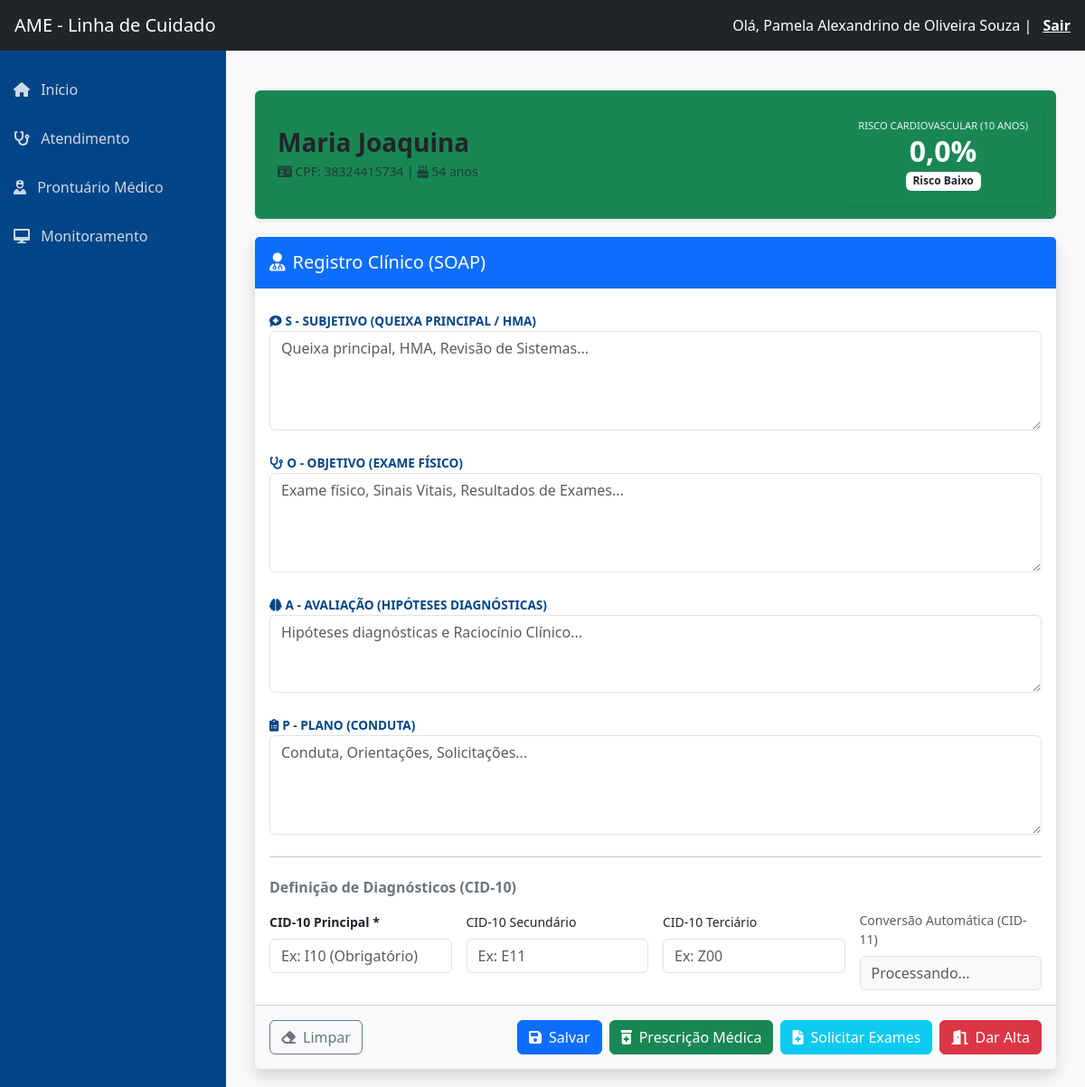
The app's page /prontuario/medico/2/ (signed in) with its own data.
### core/models.py (models this page shows, shortened)
class Usuario(AbstractUser):
    mudar_senha = models.BooleanField(default=False, verbose_name="Forçar Troca de Senha")
    email_verificado = models.BooleanField(default=False, verbose_name="Email Verificado")
    TIPO_PROFISSIONAL_CHOICES = [
        ('MED', 'Médico'),
        ('ENF', 'Enfermeiro'),
        ('NUT', 'Nutricionista'),
        ('FAR', 'Farmacêutico'),
    ]
    TIPO_REGISTRO_CHOICES = [
        ('CRM', 'CRM'),
        ('COREN', 'COREN'),
        ('CRN', 'CRN'),
        ('CRF', 'CRF'),
    ]
    tipo_profissional = models.CharField(
        max_length=3,
        choices=TIPO_PROFISSIONAL_CHOICES,
        null=True,
        blank=True,
        verbose_name="Tipo Profissional"
    )
    tipo_registro = models.CharField(
        max_length=10,
        choices=TIPO_REGISTRO_CHOICES,
        null=True,
        blank=True,
        verbose_name="Conselho (Ex: CRM)"
    )
    registro_profissional = models.CharField(
        max_length=20,
        null=True,
        blank=True,
        verbose_name="Número do Conselho"
    )
    drt = models.CharField(
        max_length=20,
        null=True,
        blank=True,
        verbose_name="DRT / Matrícula"
    )
    USERNAME_FIELD = 'username'
    REQUIRED_FIELDS = ['email', 'first_name', 'last_name']

class Paciente(models.Model):
    SEXO_CHOICES = [('M', 'Masculino'), ('F', 'Feminino')]
    ETNIA_CHOICES = [
        ('Branca', 'Branca'), ('Parda', 'Parda'),
        ('Negra', 'Negra'), ('Indígena', 'Indígena')
    ]
    nome = models.CharField(max_length=100)
    cpf = models.CharField(max_length=14, unique=True)
    sexo = models.CharField(max_length=1, choices=SEXO_CHOICES)
    etnia = models.CharField(max_length=20, choices=ETNIA_CHOICES)
    data_nascimento = models.DateField()
    data_insercao = models.DateField(default=date.today)
    data_alta = models.DateField(null=True, blank=True)
    municipio = models.CharField(max_length=100, default='Caraguatatuba')
    telefone = models.CharField(max_length=20, blank=True)
    ativo = models.BooleanField(default=True)
    siresp = models.CharField(max_length=20, null=True, blank=True, verbose_name="Número CROSS / SIRESP")
    altura_ultima = models.DecimalField(max_digits=4, decimal_places=2, null=True, blank=True)
    @property
    def idade(self):
        if not self.data_nascimento: return 0
        hoje = date.today()
        return hoje.year - self.data_nascimento.year - (
                (hoje.month, hoje.day) < (self.data_nascimento.month, self.data_nascimento.day))

### core/views.py (the view)
# urls.py: path('prontuario/medico/<int:paciente_id>/', views.realizar_atendimento_medico, name='atendimento_medico'),
@login_required
def realizar_atendimento_medico(request, paciente_id):
    paciente = get_object_or_404(Paciente, id=paciente_id)
    ultima_avaliacao = AvaliacaoPrevent.objects.filter(paciente=paciente).order_by('-data_avaliacao').first()
    score_valor = float(ultima_avaliacao.risco_10_anos) if ultima_avaliacao else 0.0
    if request.method == 'POST':
        form = AtendimentoMedicoForm(request.POST)
        if form.is_valid():
            atendimento = form.save(commit=False)
            atendimento.paciente = paciente
            atendimento.medico = request.user
            atendimento.score_prevent_valor = score_valor
            atendimento.save()
            action = request.POST.get('action')
            if action == 'prescricao':
                return redirect('prescricao_medica', atendimento_id=atendimento.id)
            elif action == 'exames':
                return redirect('solicitar_exames', atendimento_id=atendimento.id)
            elif action == 'alta':
                return redirect('gerar_alta', id=paciente.id)
            elif action == 'salvar':
                messages.success(request, "Atendimento salvo com sucesso.")
                return redirect('atendimento_medico', paciente_id=paciente.id)
    else:
        form = AtendimentoMedicoForm()
    if score_valor < 5:
        classe_risco, texto_risco = "bg-success text-white", "Risco Baixo"
    elif 5 <= score_valor < 7.5:
        classe_risco, texto_risco = "bg-warning text-dark", "Risco Limítrofe"
    elif 7.5 <= score_valor < 20:
        classe_risco, texto_risco = "bg-orange text-white", "Risco Intermediário"
    else:
        classe_risco, texto_risco = "bg-danger text-white", "Alto Risco"
    context = {
        'paciente': paciente,
        'form': form,
        'prevent_score': score_valor,
        'risco_css': classe_risco,
        'risco_texto': texto_risco
    }
    return render(request, 'atendimento/ficha_medica.html', context)

### core/templates/atendimento/ficha_medica.html (shortened to what this page needs)
{% extends 'sidebar.html' %}
{% load static %}
{% block content %}
<div class="container mt-4">
    <div class="header-paciente shadow-sm rounded {{ risco_css|cut:'text-white'|cut:'text-dark' }} bg-opacity-10"
         style="border-left-color: {% if 'success' in risco_css %}#198754{% elif 'warning' in risco_css %}#ffc107{% elif 'orange' in risco_css %}#fd7e14{% else %}#dc3545{% endif %};">
        <div class="row align-items-center">
            <div class="col-md-6">
                <h3 class="mb-0 text-dark fw-bold">{{ paciente.nome }}</h3>
                <div class="text-muted small mt-1">
                    <i class="fas fa-id-card"></i> CPF: {{ paciente.cpf }} |
                    <i class="fas fa-birthday-cake"></i> {{ paciente.idade }} anos
                </div>
            </div>
            <div class="col-md-6 text-end">
                <div class="d-inline-block p-3 rounded {{ risco_css }} shadow-sm text-center" style="min-width: 150px;">
                    <small class="d-block text-uppercase" style="font-size: 0.7rem; opacity: 0.9;">Risco Cardiovascular (10 Anos)</small>
                    <h2 class="m-0 fw-bold">{{ prevent_score }}%</h2>
                    <span class="badge bg-white text-dark mt-1">{{ risco_texto }}</span>
                </div>
            </div>
        </div>
    </div>
    <form method="post" id="formAtendimento">
        <div class="card shadow border-0">
            <div class="card-header bg-primary text-white py-3">
                <h5 class="m-0"><i class="fas fa-user-md me-2"></i>Registro Clínico (SOAP)</h5>
            </div>
            <div class="card-body">
                <div class="mb-3">
                    <label class="soap-label"><i class="fas fa-comment-medical me-1"></i>S - Subjetivo (Queixa Principal / HMA)</label>
                    {{ form.subjetivo }}
                </div>
                <div class="mb-3">
                    <label class="soap-label"><i class="fas fa-stethoscope me-1"></i>O - Objetivo (Exame Físico)</label>
                    {{ form.objetivo }}
                </div>
                <div class="mb-3">
                    <label class="soap-label"><i class="fas fa-brain me-1"></i>A - Avaliação (Hipóteses Diagnósticas)</label>
                    {{ form.avaliacao }}
                </div>
                <div class="mb-3">
                    <label class="soap-label"><i class="fas fa-clipboard-list me-1"></i>P - Plano (Conduta)</label>
                    {{ form.plano }}
                </div>
                <hr class="my-4">
                <h6 class="mb-3 fw-bold text-secondary">Definição de Diagnósticos (CID-10)</h6>
                <div class="row g-3">
                    <div class="col-md-3">
                        <label class="form-label small fw-bold">CID-10 Principal *</label>
                        {{ form.cid10_1 }}
                    </div>
                    <div class="col-md-3">
                        <label class="form-label small">CID-10 Secundário</label>
                        {{ form.cid10_2 }}
                    </div>
                    <div class="col-md-3">
                        <label class="form-label small">CID-10 Terciário</label>
                        {{ form.cid10_3 }}
                    </div>
                    <div class="col-md-3">
                        <label class="form-label small text-muted">Conversão Automática (CID-11)</label>
                        <input type="text" id="cid11_preview" class="form-control bg-light" readonly placeholder="Processando...">
                    </div>
                </div>
            </div>
            <div class="card-footer bg-light p-3">
                <div class="btn-toolbar-custom">
                    <button type="button" class="btn btn-outline-secondary" onclick="limparCampos()">
                        <i class="fas fa-eraser me-2"></i>Limpar
                    </button>
                    <div class="d-flex gap-2 flex-wrap">
                        <button type="submit" name="action" value="salvar" class="btn btn-primary">
                            <i class="fas fa-save me-2"></i>Salvar
                        </button>
                        <button type="submit" name="action" value="prescricao" class="btn btn-success">
                            <i class="fas fa-prescription-bottle-alt me-2"></i>Prescrição Médica
                        </button>
                        <button type="submit" name="action" value="exames" class="btn btn-info text-white">
                            <i class="fas fa-file-medical me-2"></i>Solicitar Exames
                        </button>
                        <button type="submit" name="action" value="alta" class="btn btn-danger">
                            <i class="fas fa-door-open me-2"></i>Dar Alta
                        </button>
                    </div>
                </div>
            </div>
        </div>
    </form>
</div>
{% endblock %}

### core/templates/sidebar.html (shortened to what this page needs)
{% load static %}
<!DOCTYPE html>
<html lang="pt-br">
<head>
    <link href="https://cdn.jsdelivr.net/npm/bootstrap@5.3.0/dist/css/bootstrap.min.css" rel="stylesheet">
    <link href="https://cdnjs.cloudflare.com/ajax/libs/font-awesome/6.0.0/css/all.min.css" rel="stylesheet">
</head>
<body>
    <nav class="navbar navbar-dark bg-dark px-3">
        <a class="navbar-brand" href="#">AME - Linha de Cuidado</a>
        <div class="text-white">
            Olá, {{ user.get_full_name|default:user.username }}
            {% if user.is_superuser %}(Admin){% endif %} |
            <a href="{% url 'logout' %}" class="text-white fw-bold ms-2" style="text-decoration: underline;">Sair</a>
        </div>
    </nav>
    <div class="wrapper">
        <nav class="sidebar">
            <ul class="list-unstyled mt-3">
                <li>
                    <a href="{% url 'index' %}">
                        <i class="fas fa-home me-2"></i> Início
                    </a>
                </li>
                {% if user.is_superuser or user.tipo_profissional == 'ENF' or user.tipo_profissional == 'NUT' or user.tipo_profissional == 'FAR' or user.tipo_profissional == 'MED' %}
                <li>
                    <a href="{% url 'atendimento_opcoes' %}">
                        <i class="fas fa-stethoscope me-2"></i> Atendimento
                    </a>
                </li>
                {% endif %}
                <li>
                    <a href="{% url 'atendimento_hub' %}">
                        <i class="fas fa-user-nurse me-2"></i> Prontuário Médico
                    </a>
                </li>
                {% if user.is_superuser or user.tipo_profissional == 'ENF' or user.tipo_profissional == 'NUT' or user.tipo_profissional == 'FAR' %}
                <li>
                    <a href="{% url 'monitoramento_lista' %}">
                        <i class="fas fa-desktop me-2"></i> Monitoramento
                    </a>
                </li>
                {% endif %}
            </ul>
        </nav>
        <main class="content">
            {% block content %}
            {% endblock %}
        </main>
    </div>
</body>
</html>

### core/templates/sidebar.html (style rules this page uses)
body { min-height: 100vh; display: flex; flex-direction: column; }
.wrapper { display: flex; flex: 1; }
.sidebar { min-width: 250px; background-color: #004587; color: white; min-height: 100vh; }
.sidebar a { color: rgba(255,255,255,0.8); text-decoration: none; padding: 15px; display: block; }
.content { flex: 1; padding: 20px; background-color: #f8f9fa; }

### core/templates/atendimento/ficha_medica.html (style rules this page uses)
.bg-success { background-color: #198754 !important; }
.soap-label { font-weight: bold; color: #004587; margin-top: 10px; text-transform: uppercase; font-size: 0.85rem; }
.header-paciente { background-color: #f8f9fa; border-left: 10px solid #ccc; padding: 15px; margin-bottom: 20px; }
.btn-toolbar-custom { display: flex; justify-content: space-between; align-items: center; flex-wrap: wrap; gap: 10px; }

### records on screen
Usuario: get_full_name "Pamela Alexandrino de Oliveira Souza"
Paciente: nome "Maria Joaquina", cpf "38324415734", idade "54"

### other values on screen
{{ prevent_score }} "0,0"
{{ risco_texto }} "Risco Baixo"
